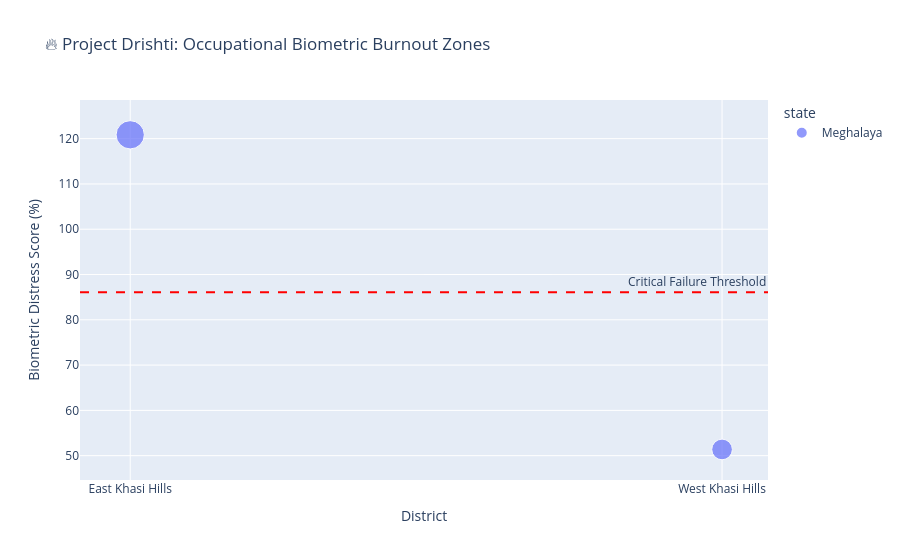

Source (notebook cell):
### Code cell
import plotly.express as px 
import pandas as pd

# --- STEP 14: THE "PROJECT DRISHTI" ALGORITHM (Occupational Burnout Detection) ---
print("👁️ Initiating Project Drishti: Scanning for Biometric Distress Zones...")

# 1. Prepare the Data
# FIX: We use the exact column names from your data
# Enrolment Adult Column: 'age_18_greater'
# Biometric Adult Column: 'bio_age_17_'
adult_enrol = df_enrol.groupby(['state', 'district'])[['age_18_greater']].sum().reset_index()
adult_bio   = df_bio.groupby(['state', 'district'])[['bio_age_17_']].sum().reset_index()

# 2. Rename columns to make them match our logic (for easier math)
adult_enrol.rename(columns={'age_18_greater': 'enrol_18_plus'}, inplace=True)
adult_bio.rename(columns={'bio_age_17_': 'bio_18_plus'}, inplace=True)

# 3. Merge Data
burnout_df = pd.merge(adult_enrol, adult_bio, on=['state', 'district'])

# 4. Calculate "Distress Ratio"
# Logic: High biometric updates / Total Enrolled Adults = Distress
burnout_df['distress_ratio'] = (burnout_df['bio_18_plus'] / burnout_df['enrol_18_plus']) * 100

# 5. Filter Noise (Ignore tiny districts with < 5000 people)
burnout_df = burnout_df[burnout_df['enrol_18_plus'] > 5000]

# 6. Find the "Red Zones" (Top 10 Districts with highest failure/update rates)
red_zones = burnout_df.sort_values(by='distress_ratio', ascending=False).head(10)

print("⚠️ RED ZONES IDENTIFIED (High Biometric Failure Probability):")
display(red_zones)

# --- VISUALIZATION ---
fig = px.scatter(
    red_zones,
    x='district',
    y='distress_ratio',
    size='enrol_18_plus', # Bubble size = Population
    color='state',
    title='🔥 Project Drishti: Occupational Biometric Burnout Zones',
    labels={'distress_ratio': 'Biometric Distress Score (%)', 'district': 'District'},
    hover_data=['enrol_18_plus', 'bio_18_plus']
)

# Add a "Threshold Line" to show danger zone
fig.add_hline(y=red_zones['distress_ratio'].mean(), line_dash="dash", line_color="red", annotation_text="Critical Failure Threshold")

fig.show()

### Figure 1 — Plotly figure (JSON) as saved in the notebook; plotly's stock layout.template omitted (floating-point values rounded to 4 significant figures)
{"data": [{"customdata": [[9948, 12022], [5310, 2728]], "hovertemplate": "state=Meghalaya<br>District=%{x}<br>Biometric Distress Score (%)=%{y}<br>enrol_18_plus=%{customdata[0]}<br>bio_18_plus=%{customdata[1]}<extra></extra>", "legendgroup": "Meghalaya", "marker": {"color": "#636efa", "size": [9948, 5310], "sizemode": "area", "sizeref": 24.87, "symbol": "circle"}, "mode": "markers", "name": "Meghalaya", "orientation": "v", "showlegend": true, "type": "scatter", "x": ["East Khasi Hills", "West Khasi Hills"], "xaxis": "x", "y": [120.8, 51.37], "yaxis": "y"}], "layout": {"annotations": [{"showarrow": false, "text": "Critical Failure Threshold", "x": 1, "xanchor": "right", "xref": "x domain", "y": 86.11, "yanchor": "bottom", "yref": "y"}], "legend": {"itemsizing": "constant", "title": {"text": "state"}, "tracegroupgap": 0}, "shapes": [{"line": {"color": "red", "dash": "dash"}, "type": "line", "x0": 0, "x1": 1, "xref": "x domain", "y0": 86.11, "y1": 86.11, "yref": "y"}], "title": {"text": "🔥 Project Drishti: Occupational Biometric Burnout Zones"}, "xaxis": {"anchor": "y", "domain": [0, 1], "title": {"text": "District"}}, "yaxis": {"anchor": "x", "domain": [0, 1], "title": {"text": "Biometric Distress Score (%)"}}}}
